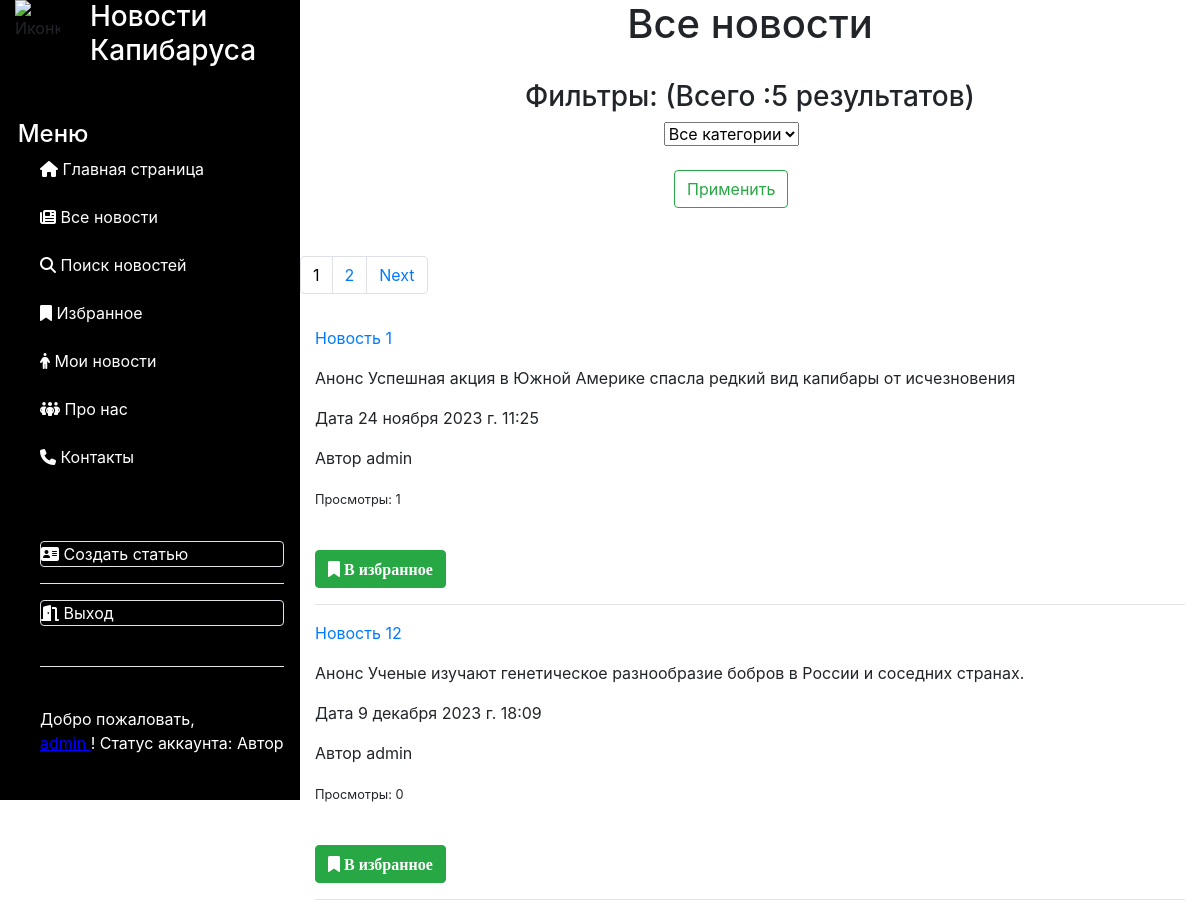
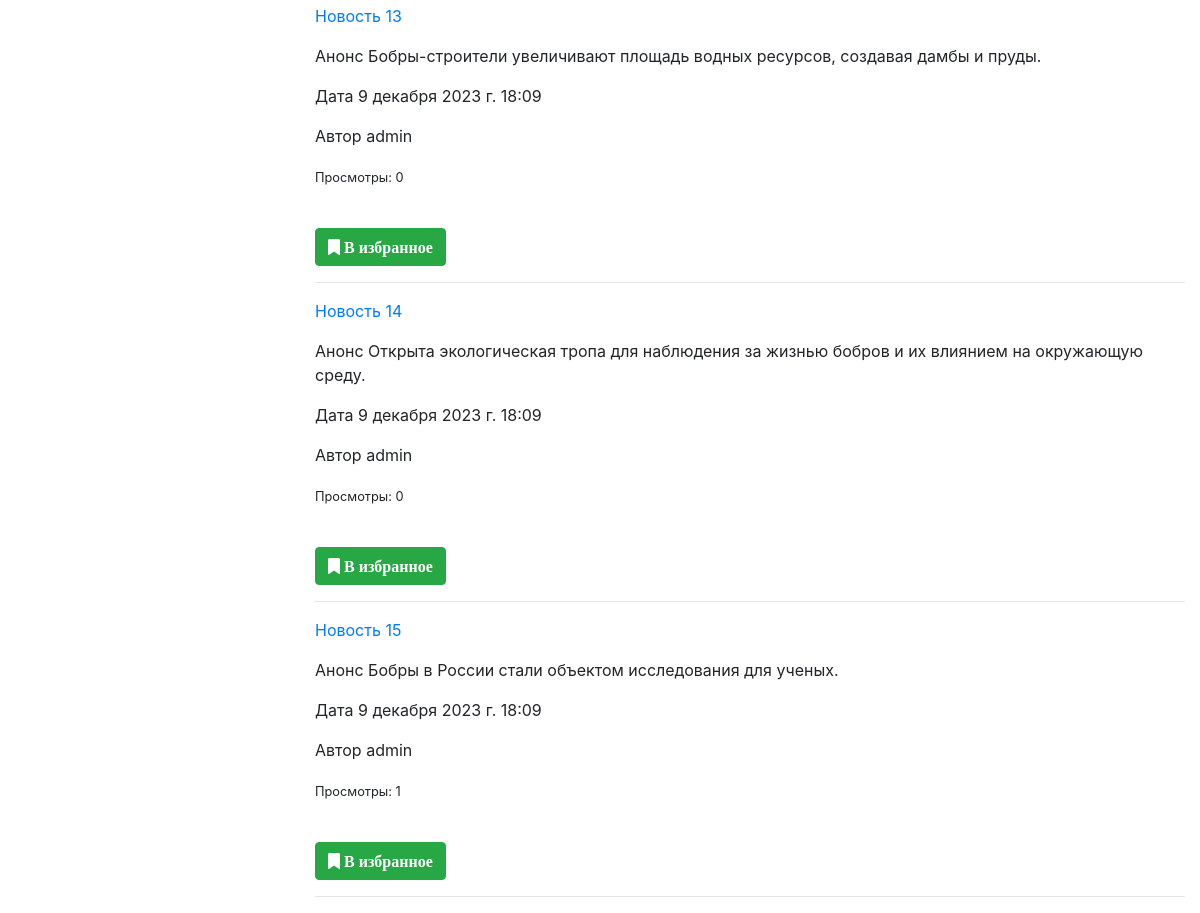
/users/mynewslist (signed in), run on the app's committed database (2 pictures, top to bottom).
### news/models.py (models this page shows, shortened)
class Article(models.Model):
    categories = (('E', 'Economics'),
                  ('S', 'Science'),
                  ('IT', 'IT'))
    author = models.ForeignKey(User, on_delete=models.SET_NULL, null=True)
    title = models.CharField('Название', max_length=50, default='')
    anouncement = models.TextField('Аннотация', max_length=250)
    text = models.TextField('Текст новости', validators=[MinLengthValidator(120)])
    date = models.DateTimeField('Дата публикации', auto_created=True, default=datetime.datetime.now())
    category = models.CharField(choices=categories, max_length=20, verbose_name='Категории')
    tags = models.ManyToManyField(to=Tag, blank=True)
    def get_absolute_url(self):
        return f'/news/{self.id}'
    def get_views(self):
        return self.views.count()
    class Meta:
        ordering = ['title', 'date']
        verbose_name = 'Новость'
        verbose_name_plural = 'Новости'

### users/views.py (the view)
# urls.py: path('mynewslist', views.my_news_list, name='my_news_list'),
@login_required
def my_news_list(request):
    categories = Article.categories  # создали перечень категорий
    news=Article.objects.filter(author=request.user.id)
    if request.method == "POST":
        selected_category = int(request.POST.get('category_filter'))
        request.session['selected_category'] = selected_category
        if selected_category != 0:  # фильтруем найденные по авторам результаты по категориям
            news = news.filter(category__icontains=categories[selected_category - 1][0])
    else:  # если страница открывется
        selected_category = request.session.get('selected_category')
        if selected_category != None and selected_category != 0:  # если не пустое - находим нужные ноновсти
            news = news.filter(category__icontains=categories[selected_category - 1][0])
    total = len(news)
    p = Paginator(news, 5)
    page_number = request.GET.get('page')
    page_obj = p.get_page(page_number)
    context = {'news': page_obj, 'total': total,
               'categories': categories, 'selected_category': selected_category}
    return render(request, 'users/my_news_list.html', context)

### users/templatetags/users_extras.py (called while the page is built)
@register.filter(name="has_group")
def has_group(user, group_name):
    return user.groups.filter(name=group_name).exists()

### users/templates/users/my_news_list.html (shortened to what this page needs)
{% extends 'main/SideBar.html' %}
{% load static %}
{% block content %}
<h1 class="text-center">Все новости</h1>
<br>
<div class="text-center">
    <label><h3> Фильтры: (Всего :{{ news|length }} результатов) </h3>
        <form method="post">
            <div class="form-group col-11">
                <select class="form-select" name="category_filter">
                    <option value="0">Все категории</option>
                </select>
                <br>
                <br>
                <input type="submit" class="btn btn-outline-success" value="Применить">
            </div>
        </form>
    </label>
</div>
<br>
{% if total > 1 %}
<div class="row">
    <nav aria-label="Page navigation example">
        <ul class="pagination">
            {% for p in news.paginator.page_range %}
            {% if news.number == p %}
            <li class="page-item"><p class="page-link" style="color:black;"> {{ p }}</p></li>
            {% else %}
            <li class="page-item"><a class="page-link" href="?page={{ p }}"> {{ p }}</a></li>
            {% endif %}
            {% endfor %}
            {% if news.has_next %}
            <li class="page-item"><a class="page-link" href="?page={{ news.next_page_number }}">Next</a></li>
            {% endif %}
        </ul>
    </nav>
</div>
{% endif %}
{% for n in news %}
<div>
    <p><a href="{{n.get_absolute_url}}">{{ n.title }} </a></p>
    <p> Анонс {{ n.anouncement }}</p>
    <p> Дата {{ n.date }}</p>
    <p> Автор {{ n.author.username }}</p>
    <p><small>Просмотры: {{ n.get_views }}</small></p>
    <br>
    <a class="btn btn-success" href="{% url 'favorites' n.pk %}"><i class="fa fa-bookmark"> В избранное</i></a>
    <br>
    <hr>
</div>
{% endfor %}
{% endblock content %}

### main/templates/main/SideBar.html (shortened to what this page needs)
<!DOCTYPE html>
{% load static %}
{% load users_extras %}
<html lang="ru">
<head>
    <link rel="stylesheet" href="https://cdn.jsdelivr.net/npm/bootstrap@4.4.1/dist/css/bootstrap.min.css"
>
    <link rel="stylesheet" href="{% static 'main/css/style.css' %}">
</head>
<body>
<div class="container-fluid">
    <div class="row">
        <div class="col-lg-3 col-md-4 col-sm-4" id="SideBar">
            <div class="row">
                <div class="col-lg-3 col-md-4 col-sm-4">
                    <img class="img-fluid"
                         src="https://www.pinkbus.ru/im/600x600/1868649/0/6808517/Kapibara_v_bandane.jpg" alt="Иконка"
                         style="width:100px;height:auto">
                </div>
                <div class="col-lg-9 col-md-8 col-sm-8">
                    <h3 style="color:white">Новости Капибаруса</h3>
                </div>
                <br>
                <br>
                <br>
                <br>
                <br>
                <div>
                    <h4 class="main_list" style="color:#FFFFFF">Меню</h4>
                </div>
                <br>
            </div>
            <div class="row">
                {% if request.user.is_anonymous %}
                <ul class="main_list">
                    <li style="color:#FFFFFF"><i class="fa-solid fa-house"></i><a
                            href="{% url 'home' %}"
                            style="color:#FFFFFF">
                        Главная страница </a></li>
                    <br>
                    <li style="color:#FFFFFF"><i class="fa-solid fa-newspaper"></i><a
                            href="{% url 'news_list' %}"
                            style="color:#FFFFFF">
                        Все новости </a></li>
                    <br>
                    <li style="color:#FFFFFF"><i class="fa-solid fa-magnifying-glass"></i><a
                            href="{% url 'news_search' %}"
                            style="color:#FFFFFF">
                        Поиск новостей </a></li>
                    <br>
                    <li style="color:#FFFFFF"><i class="fa-solid fa-people-group"></i><a
                            href="{% url 'about' %}"
                            style="color:#FFFFFF">
                        Про нас </a></li>
                    <br>
                    <li style="color:#FFFFFF"><i class="fa-solid fa-phone"></i><a
                            href="{% url 'contacts' %}"
                            style="color:#FFFFFF">
                        Контакты </a></li>
                    <br>
                    <br>
                    <br>
                    <hr style="background-color: white">
                    <li style="color:#FFFFFF" class="rounded border"><i class="fa-solid fa-door-open"></i><a
                            href="{% url 'login' %}"
                            style="color:#FFFFFF"
                    >
                        Войти </a></li>
                    <br>
                    <li style="color:#FFFFFF" class="rounded border"><i class="fa-solid fa-address-card"></i><a
                            href="{% url 'registration' %}"
                            style="color:#FFFFFF"
                    >
                        Регистрация </a></li>
                    <hr style="background-color: white">
                    <br>
                </ul>
                {% elif request.user|has_group:"Authors" %}
                <ul class="main_list">
                    <li style="color:#FFFFFF"><i class="fa-solid fa-house"></i><a
                            href="{% url 'home' %}"
                            style="color:#FFFFFF">
                        Главная страница </a></li>
                    <br>
                    <li style="color:#FFFFFF"><i class="fa-solid fa-newspaper"></i><a
                            href="{% url 'news_list' %}"
                            style="color:#FFFFFF">
                        Все новости </a></li>
                    <br>
                    <li style="color:#FFFFFF"><i class="fa-solid fa-magnifying-glass"></i><a
                            href="{% url 'news_search' %}"
                            style="color:#FFFFFF">
                        Поиск новостей </a></li>
                    <br>
                    <li style="color:#FFFFFF"><i class="fa-solid fa-bookmark"></i><a
                            href="{% url 'my_favorits' %}"
                            style="color:#FFFFFF">
                        Избранное </a></li>
                    <br>
                    <li style="color:#FFFFFF"><i class="fa-solid fa-person"></i><a
                            href="{% url 'my_news_list' %}"
                            style="color:#FFFFFF">
                        Мои новости </a></li>
                    <br>
                    <li style="color:#FFFFFF"><i class="fa-solid fa-people-group"></i><a
                            href="{% url 'about' %}"
                            style="color:#FFFFFF">
                        Про нас </a></li>
                    <br>
                    <li style="color:#FFFFFF"><i class="fa-solid fa-phone"></i><a
                            href="{% url 'contacts' %}"
                            style="color:#FFFFFF">
                        Контакты </a></li>
                    <br>
                    <br>
                    <br>
                    <li style="color:#FFFFFF" class="rounded border"><i class="fa-solid fa-address-card"></i><a
                            href="{% url 'create_article' %}"
                            style="color:#FFFFFF"
                    >
                        Создать статью </a></li>
                    <hr style="background-color: white">
                    <li style="color:#FFFFFF" class="rounded border"><i class="fa-solid fa-door-open"></i><a
                            href="{% url 'logout' %}"
                            style="color:#FFFFFF"
                    >
                        Выход </a></li>
                    <br>
                    <hr style="background-color: white">
                    <br>
                    <li style="color:#FFFFFF">
                        Добро пожаловать,
                        <p><a href="{% url 'profile' %}" class="podcherk">
                            {{ request.user }} </a>! Статус аккаунта: Автор </p>
                    </li>
                </ul>
                {% endif %}
            </div>
        </div>
        <div class="col-lg-9 col-md-8 col-sm-8" id="Content">
            {% block content %}
            {% endblock content %}
        </div>
    </div>
</div>
</body>
</html>

### main/static/main/css/style.css (style rules this page uses)
ul.main_list { list-style-type:none; }
h4.main_list { margin-left: 25%; }
body { height: 100vh; }
#SideBar { height:100vh; background-color: black; display: block; top: 0; bottom: 0; position: sticky; }
.podcherk { color: blue; text-decoration: underline blue; }

### data on the page
Article: title "Новость 1", anouncement "Успешная акция в Южной Америке спасла редкий вид капибары от исчезновения", date "24 ноября 2023 г. 11:25", author.username "admin", get_views "1"
Article: title "Новость 12", anouncement "Ученые изучают генетическое разнообразие бобров в России и соседних странах.", date "9 декабря 2023 г. 18:09", author.username "admin", get_views "0"
Article: title "Новость 13", anouncement "Бобры-строители увеличивают площадь водных ресурсов, создавая дамбы и пруды.", date "9 декабря 2023 г. 18:09", author.username "admin", get_views "0"
Article: title "Новость 14", anouncement "Открыта экологическая тропа для наблюдения за жизнью бобров и их влиянием на окружающую среду.", date "9 декабря 2023 г. 18:09", author.username "admin", get_views "0"
Article: title "Новость 15", anouncement "Бобры в России стали объектом исследования для ученых.", date "9 декабря 2023 г. 18:09", author.username "admin", get_views "1"

### other printed values
{{ request.user }} "admin"
{{ news|length }} "5"
{{ p }} "1"
{{ p }} "2"
